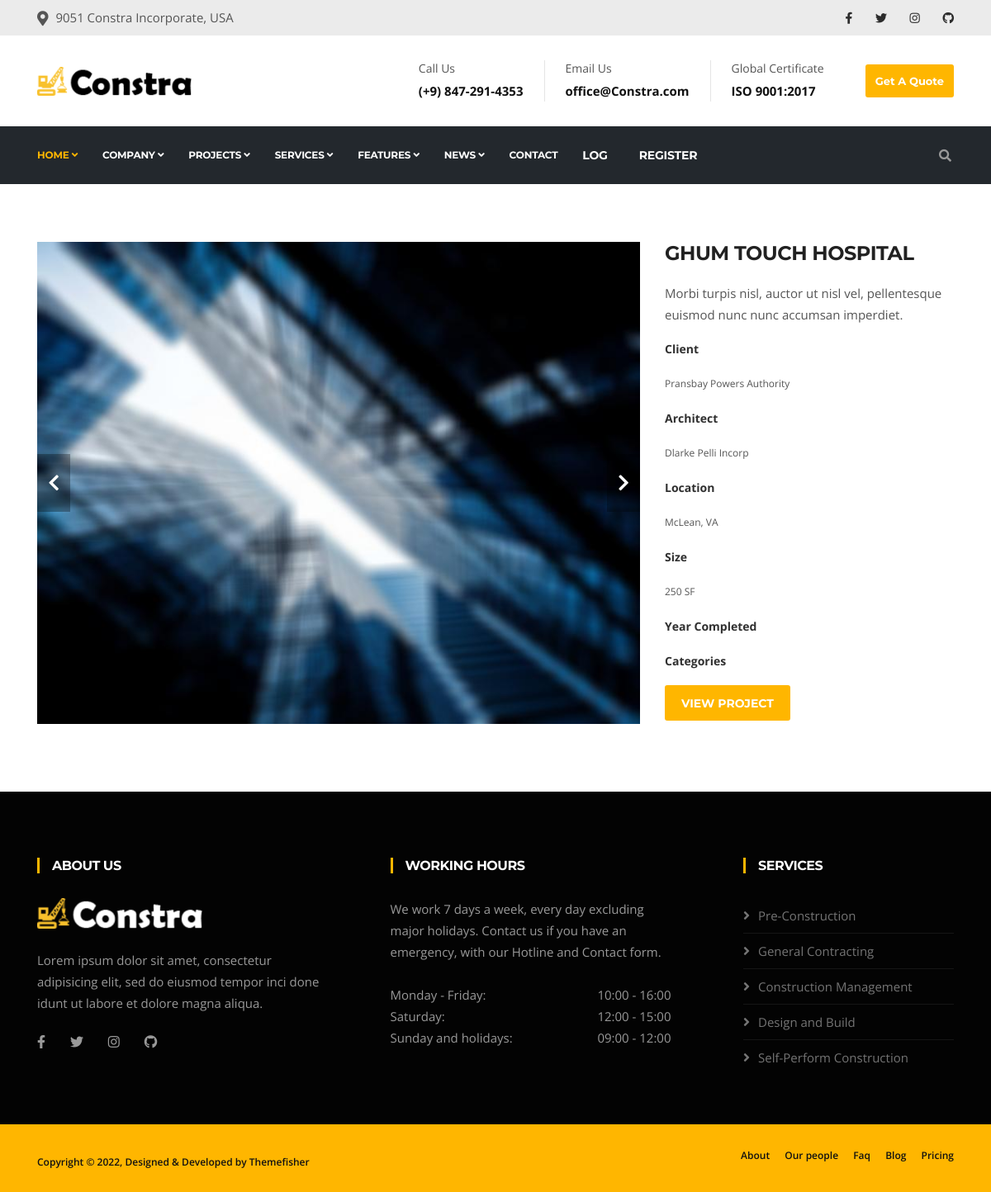
/project/1/, run on the app's committed database.
### home/models.py (models this page shows, shortened)
class CommonInfo(models.Model):
    name = models.CharField(max_length=100)
    about = models.TextField(default='Nats Stenman began his career in construction with boots on the ground')
    class Meta:
        abstract = True

class Project(CommonInfo):
    location = models.CharField(max_length=100, default='McLean, VA')
    client = models.CharField(max_length=100, default='Pransbay Powers Authority')
    architect = models.CharField(max_length=100, default='Dlarke Pelli Incorp')
    size = models.IntegerField()
    image = models.ImageField(upload_to='images/projects/')
    categories = models.ManyToManyField(Category)

### home/views.py (the view)
class CustomDetail(DetailView):
    def get_context_data(self, **kwargs):
        context = super().get_context_data(**kwargs)
        try:
            context['news_list'] = News.objects.all()
        except:
            pass
        return context

### templates/project/detail.html (shortened to what this page needs)
{% extends 'base/base.html' %}
{% load static %}
{% block content %}
<section id="main-container" class="main-container">
  <div class="container">
    <div class="row">
      <div class="col-lg-8">
        <div id="page-slider" class="page-slider small-bg">
          <div class="item">
            <img loading="lazy" class="img-fluid" src="{{object.image.url}}" alt="project-image" />
          </div>
        </div>
      </div>
      <div class="col-lg-4 mt-5 mt-lg-0">
        <h3 class="column-title mrt-0">{{object.name}}</h3>
        <p>{{object.about}}</p>
        <ul class="project-info list-unstyled">
          <li>
            <p class="project-info-label">Client</p>
            <p class="project-info-content">{{object.client}}</p>
          </li>
          <li>
            <p class="project-info-label">Architect</p>
            <p class="project-info-content">{{object.architect}}</p>
          </li>
          <li>
            <p class="project-info-label">Location</p>
            <p class="project-info-content">{{object.location}}</p>
          </li>
          <li>
            <p class="project-info-label">Size</p>
            <p class="project-info-content">{{object.size}} SF</p>
          </li>
          <li>
            <p class="project-info-label">Year Completed</p>
          </li>
          <li>
            <p class="project-info-label">Categories</p>
          </li>
          <li>
            <p class="project-link">
              <a class="btn btn-primary" target="_blank" href="#">View Project</a>
            </p>
          </li>
        </ul>
      </div>
    </div>
  </div>
</section>
{% endblock %}

### static/css/style.css (style rules this page uses)
body { background: #fff; color: #555; }
body, p { font-family: "Open Sans", sans-serif; text-rendering: optimizeLegibility; -webkit-font-smoothing: antialiased !important; line-height: 26px; font-size: 15px; }
h1, h2, h3, h4, h5, h6 { color: #212121; font-weight: 700; font-family: 'Montserrat', sans-serif; text-rendering: optimizeLegibility; -webkit-font-smoothing: antialiased !important; }
h3 { font-size: 24px; margin-bottom: 20px; text-transform: uppercase; letter-spacing: -.5px; }
html { overflow-x: hidden !important; width: 100%; height: 100%; position: relative; -webkit-font-smoothing: antialiased; text-rendering: optimizeLegibility; }
body { border: 0; margin: 0; padding: 0; }
a:link, a:visited { text-decoration: none; }
a { color: inherit; transition: .2s ease; }
section, .section-padding { padding: 70px 0; position: relative; }
.mrt-0 { margin-top: 0 !important; margin-bottom: 20px !important; }
.column-title { margin: 0 0 40px; }
.btn-primary, .btn-dark { border: 0; border-radius: 3px; padding: 12px 20px 10px; font-weight: 700; text-transform: uppercase; color: #fff; font-family: "Montserrat", sans-serif; transition: 350ms; font-size: 14px; }
.btn-primary { background: #ffb600; }
.slick-slide { outline: 0; }
.project-info-label { color: #303030; font-weight: 700; font-size: 14px; }
.project-info-content { font-size: 12px; }
.project-info li { margin-bottom: 5px; }
.project-link { margin-top: 15px; }
.page-slider.small-bg .item { min-height: 330px; background-size: cover; }

### data on the page
Project: image (picture), name "GHUM TOUCH HOSPITAL", about "Morbi turpis nisl, auctor ut nisl vel, pellentesque euismod nunc nunc accumsan imperdiet.", client "Pransbay Powers Authority", architect "Dlarke Pelli Incorp", location "McLean, VA", size "250"
